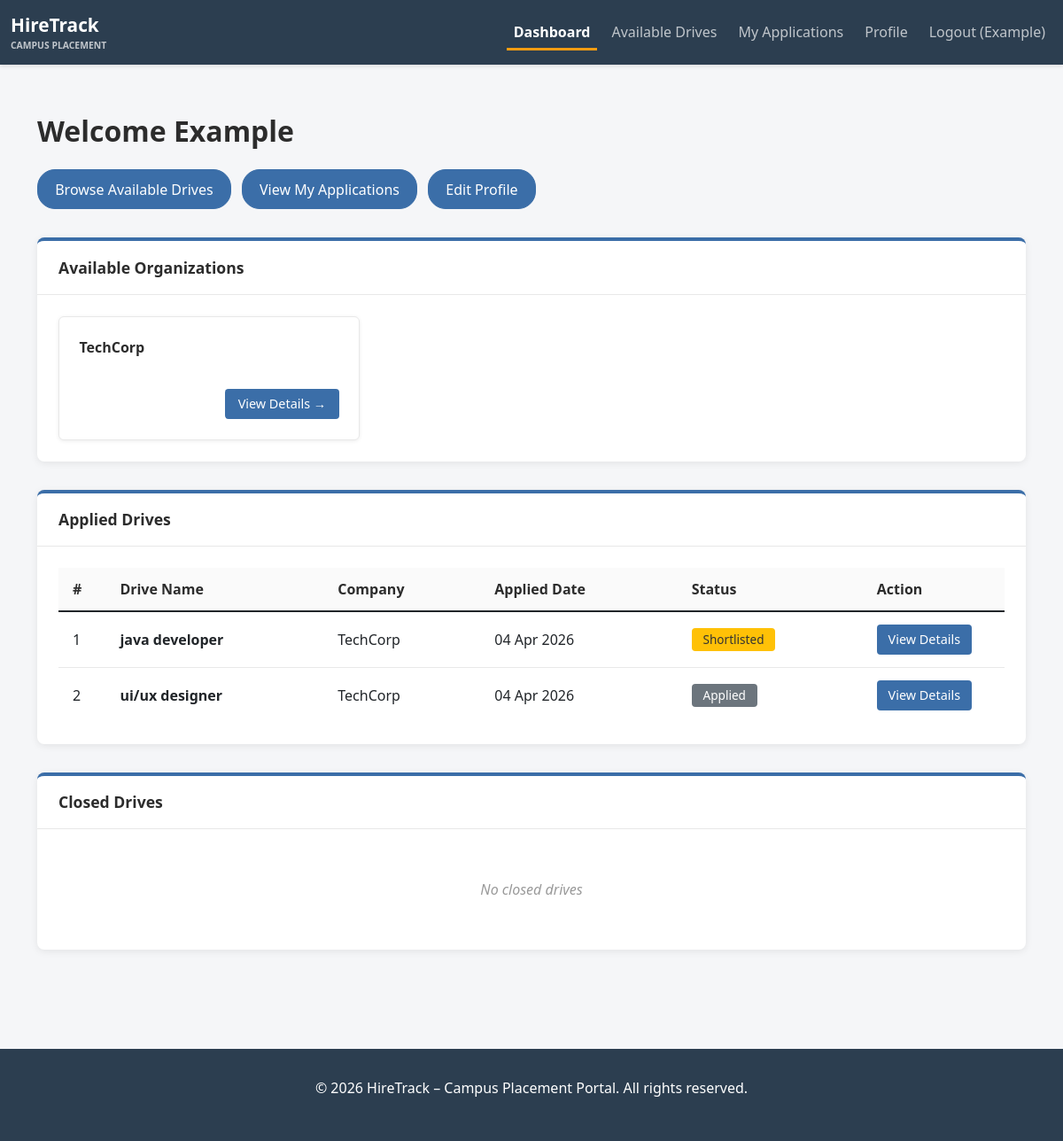
The app's page /student/dashboard (signed in) with its own data.
### app/models.py (models this page shows, shortened)
class Student(UserMixin, db.Model):
    __tablename__ = 'student'
    id = db.Column(db.Integer, primary_key=True)
    roll_number = db.Column(db.String(50), unique=True, nullable=False, index=True)
    name = db.Column(db.String(255), nullable=False)
    email = db.Column(db.String(120), unique=True, nullable=False, index=True)
    password_hash = db.Column(db.String(255), nullable=False)
    cgpa = db.Column(db.Float)
    branch = db.Column(db.String(100))
    resume_path = db.Column(db.String(255))
    is_active = db.Column(db.Boolean, default=True)
    is_blacklisted = db.Column(db.Boolean, default=False)
    created_at = db.Column(db.DateTime, default=datetime.utcnow)
    updated_at = db.Column(db.DateTime, default=datetime.utcnow, onupdate=datetime.utcnow)
    applications = db.relationship('Application', backref='student', lazy=True, cascade='all, delete-orphan')

class Company(UserMixin, db.Model):
    __tablename__ = 'company'
    id = db.Column(db.Integer, primary_key=True)
    company_name = db.Column(db.String(255), nullable=False, unique=True)
    email = db.Column(db.String(120), unique=True, nullable=False, index=True)
    password_hash = db.Column(db.String(255), nullable=False)
    hr_contact = db.Column(db.String(120), nullable=False)
    website = db.Column(db.String(255))
    approval_status = db.Column(db.String(20), default='Pending')  # Pending, Approved, Rejected
    is_active = db.Column(db.Boolean, default=True)
    created_at = db.Column(db.DateTime, default=datetime.utcnow)
    placement_drives = db.relationship('PlacementDrive', backref='company', lazy=True, cascade='all, delete-orphan')

class Application(db.Model):
    __tablename__ = 'application'
    id = db.Column(db.Integer, primary_key=True)
    student_id = db.Column(db.Integer, db.ForeignKey('student.id'), nullable=False)
    drive_id = db.Column(db.Integer, db.ForeignKey('placement_drive.id'), nullable=False)
    status = db.Column(db.String(20), default='Applied')  # Applied, Shortlisted, Selected, Rejected
    applied_at = db.Column(db.DateTime, default=datetime.utcnow)
    updated_at = db.Column(db.DateTime, default=datetime.utcnow, onupdate=datetime.utcnow)
    __table_args__ = (db.UniqueConstraint('student_id', 'drive_id', name='unique_student_drive'),)

class PlacementDrive(db.Model):
    __tablename__ = 'placement_drive'
    id = db.Column(db.Integer, primary_key=True)
    company_id = db.Column(db.Integer, db.ForeignKey('company.id'), nullable=False)
    job_title = db.Column(db.String(255), nullable=False)
    job_description = db.Column(db.Text, nullable=False)
    eligibility_criteria = db.Column(db.Text)
    salary = db.Column(db.String(100))
    application_deadline = db.Column(db.DateTime, nullable=False)
    status = db.Column(db.String(20), default='Pending')  # Pending, Approved, Closed, Rejected
    created_at = db.Column(db.DateTime, default=datetime.utcnow)
    updated_at = db.Column(db.DateTime, default=datetime.utcnow, onupdate=datetime.utcnow)
    applications = db.relationship('Application', backref='placement_drive', lazy=True, cascade='all, delete-orphan')

### app/routes.py (the view)
@student_bp.route('/dashboard')
@student_required
def dashboard():
    available_drives = PlacementDrive.query.filter_by(status='Approved').all()
    applied_drives = db.session.query(PlacementDrive).join(
        Application
    ).filter(Application.student_id == current_user.id).all()
    user_applications = Application.query.filter_by(student_id=current_user.id).all()
    app_map = {app.drive_id: app for app in user_applications}
    companies = Company.query.filter_by(approval_status='Approved').all()
    return render_template('student/dashboard.html',
                         available_drives=available_drives,
                         applied_drives=applied_drives,
                         app_map=app_map,
                         companies=companies)

### app/templates/student/dashboard.html (shortened to what this page needs)
{% extends "base.html" %}
{% block content %}
<div class="container mt-4">
    <h1 class="student-header">Welcome {{ current_user.name }}</h1>
    <div class="quick-actions-container">
        <a href="{{ url_for('student.view_drives') }}" class="btn btn-browse">
             Browse Available Drives
        </a>
        <a href="{{ url_for('student.view_applications') }}" class="btn btn-applications">
             View My Applications
        </a>
        <a href="{{ url_for('student.profile') }}" class="btn btn-profile">
             Edit Profile
        </a>
    </div>
    <div class="section-card">
        <div class="section-card-header">
            <h5>Available Organizations</h5>
        </div>
        <div class="section-card-body">
            {% if companies %}
                <div class="organizations-list">
                    {% for company in companies %}
                        <div class="organization-card">
                            <div class="organization-name">{{ company.company_name }}</div>
                            <div class="organization-action">
                                <button class="btn btn-sm btn-view-details" data-bs-toggle="modal" data-bs-target="#companyModal{{ company.id }}">
                                    View Details →
                                </button>
                            </div>
                        </div>
                    {% endfor %}
                </div>
            {% else %}
                <div class="no-data-message">No companies available yet.</div>
            {% endif %}
        </div>
    </div>
    <div class="section-card">
        <div class="section-card-header">
            <h5>Applied Drives</h5>
        </div>
        <div class="section-card-body">
            {% if app_map %}
                <div class="table-responsive">
                    <table class="table table-hover">
                        <thead>
                            <tr>
                                <th style="width: 5%">#</th>
                                <th>Drive Name</th>
                                <th>Company</th>
                                <th>Applied Date</th>
                                <th>Status</th>
                                <th style="width: 15%">Action</th>
                            </tr>
                        </thead>
                        <tbody>
                            {% set counter = [] %}
                            {% for drive_id, application in app_map.items() %}
                                {% set drive = application.placement_drive %}
                                <tr>
                                    <td>{{ counter|length }}</td>
                                    <td><strong>{{ drive.job_title }}</strong></td>
                                    <td>{{ drive.company.company_name }}</td>
                                    <td>{{ application.applied_at.strftime('%d %b %Y') }}</td>
                                    <td>
                                        {% if application.status == 'Applied' %}
                                            <span class="badge badge-applied">Applied</span>
                                        {% elif application.status == 'Shortlisted' %}
                                            <span class="badge badge-shortlisted">Shortlisted</span>
                                        {% elif application.status == 'Selected' %}
                                            <span class="badge badge-selected">Selected</span>
                                        {% elif application.status == 'Rejected' %}
                                            <span class="badge badge-rejected">Rejected</span>
                                        {% endif %}
                                    </td>
                                    <td>
                                        <button class="btn btn-sm btn-view-details" data-bs-toggle="modal" data-bs-target="#driveModal{{ drive.id }}">
                                            View Details
                                        </button>
                                    </td>
                                </tr>
                            {% endfor %}
                        </tbody>
                    </table>
                </div>
            {% else %}
                <div class="no-data-message">No applications yet. Start applying for drives!</div>
            {% endif %}
        </div>
    </div>
    <div class="section-card">
        <div class="section-card-header">
            <h5>Closed Drives</h5>
        </div>
        <div class="section-card-body">
            {% set closed_drives = [] %}
            {% for drive_id, application in app_map.items() %}
                {% set drive = application.placement_drive %}
            {% endfor %}
            {% if closed_drives %}
                <div class="table-responsive">
                    <table class="table table-hover">
                        <thead>
                            <tr>
                                <th style="width: 5%">#</th>
                                <th>Drive Name</th>
                                <th>Company</th>
                                <th>Status</th>
                                <th style="width: 15%">Action</th>
                            </tr>
                        </thead>
                        <tbody>
                            {% set close_counter = [] %}
                            {% for drive_id, application in app_map.items() %}
                                {% set drive = application.placement_drive %}
                                {% if drive.status == 'Closed' %}
                                    <tr>
                                        <td>{{ close_counter|length }}</td>
                                        <td><strong>{{ drive.job_title }}</strong></td>
                                        <td>{{ drive.company.company_name }}</td>
                                        <td><span class="badge badge-closed">Closed</span></td>
                                        <td>
                                            <button class="btn btn-sm btn-view-details" data-bs-toggle="modal" data-bs-target="#driveModal{{ drive.id }}" disabled>
                                                View Details
                                            </button>
                                        </td>
                                    </tr>
                                {% endif %}
                            {% endfor %}
                        </tbody>
                    </table>
                </div>
            {% else %}
                <div class="no-data-message">No closed drives</div>
            {% endif %}
        </div>
    </div>
</div>
{% endblock %}

### app/templates/base.html (shortened to what this page needs)
<!DOCTYPE html>
<html lang="en">
<head>
<link rel="stylesheet" href="https://cdn.jsdelivr.net/npm/bootstrap@5.1.3/dist/css/bootstrap.min.css">
</head>
<body>
<nav class="navbar navbar-expand-lg navbar-dark">
<div class="container-fluid">
<a class="navbar-brand d-flex align-items-center" href="{{ url_for('main.index') }}">
<div>
<div style="font-weight:700;font-size:1.3rem;">HireTrack</div>
<div style="font-size:0.65rem;opacity:0.7;">CAMPUS PLACEMENT</div>
</div>
</a>
<div class="collapse navbar-collapse" id="navbarNav">
<ul class="navbar-nav ms-auto gap-2">
{% if current_user.is_authenticated %}
{% if current_user.__class__.__name__ == 'Admin' %}
<li class="nav-item">
<a class="nav-link {% if request.endpoint=='admin.dashboard' %}active{% endif %}"
href="{{ url_for('admin.dashboard') }}">Admin Dashboard</a>
</li>
<li class="nav-item">
<a class="nav-link {% if request.endpoint=='admin.manage_companies' %}active{% endif %}"
href="{{ url_for('admin.manage_companies') }}">Companies</a>
</li>
<li class="nav-item">
<a class="nav-link {% if request.endpoint=='admin.manage_students' %}active{% endif %}"
href="{{ url_for('admin.manage_students') }}">Students</a>
</li>
<li class="nav-item">
<a class="nav-link {% if request.endpoint=='admin.manage_drives' %}active{% endif %}"
href="{{ url_for('admin.manage_drives') }}">Drives</a>
</li>
<li class="nav-item">
<a class="nav-link {% if request.endpoint=='admin.view_applications' %}active{% endif %}"
href="{{ url_for('admin.view_applications') }}">Applications</a>
</li>
{% elif current_user.__class__.__name__ == 'Student' %}
<li class="nav-item">
<a class="nav-link {% if request.endpoint=='student.dashboard' %}active{% endif %}"
href="{{ url_for('student.dashboard') }}">Dashboard</a>
</li>
<li class="nav-item">
<a class="nav-link {% if request.endpoint=='student.view_drives' %}active{% endif %}"
href="{{ url_for('student.view_drives') }}">Available Drives</a>
</li>
<li class="nav-item">
<a class="nav-link {% if request.endpoint=='student.view_applications' %}active{% endif %}"
href="{{ url_for('student.view_applications') }}">My Applications</a>
</li>
<li class="nav-item">
<a class="nav-link {% if request.endpoint=='student.profile' %}active{% endif %}"
href="{{ url_for('student.profile') }}">Profile</a>
</li>
{% endif %}
<li class="nav-item">
<a class="nav-link" href="{{ url_for('auth.logout') }}">
Logout ({{ current_user.username if current_user.__class__.__name__ == 'Admin' else current_user.company_name if current_user.__class__.__name__ == 'Company' else current_user.name }})
</a>
</li>
{% endif %}
</ul>
</div>
</div>
</nav>
<div class="container-main">
{% block content %}{% endblock %}
</div>
<footer>
<p>&copy; 2026 HireTrack – Campus Placement Portal. All rights reserved.</p>
</footer>
</body>
</html>

### records on screen
Student: name "Example"
Company: company_name "TechCorp", company.company_name "TechCorp"
Application: counter "1", applied_at "04 Apr 2026", status "Shortlisted"
PlacementDrive: job_title "java developer"
Application: counter "2", applied_at "04 Apr 2026", status "Applied"
PlacementDrive: job_title "ui/ux designer"
